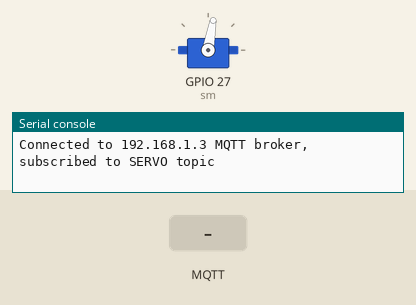
The program below on a simulated ESP32 board running MicroPython. Parts: servo, the last lines printed to the serial console. The test bench sets the inputs (shaded band). WiFi joins after 1.5 s; no MQTT or app messages arrive unless stated; servo angles are drawn from the pulse width (0.5 ms = 0°, 2.5 ms = 180°).

Above: at 2.8 s.
2.9 s: MQTT message "open" arrives on the first subscribed topic
At 4.2 s:
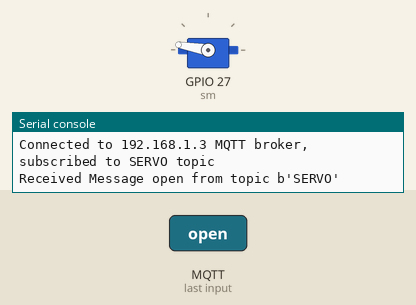
Timing chart, 0 to 9.5 s (numbered marks = the images above; inputs shaded):
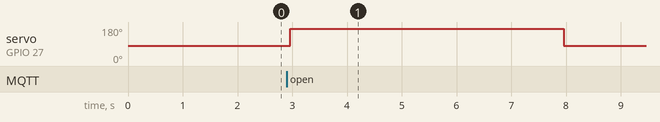

Measured:
- after the input at 2.9 s, servo on GPIO 27 (sm): 80° → 170° after 0.06 s, → 80° 5.0 s later

The program:

main.py
```python
import time
from machine import Pin, PWM
import umqttsimple
from servo_lib import Servo
import machine

# Initialization of servomotor using the servo_lib library
sm = Servo(27)
sm.move(85)

# Decodes the message received from the "SERVO" channel to move the servomotor
def sub_cb(topic, msg):
    msg = msg.decode()
    print('Received Message %s from topic %s' % (msg, topic))
    if msg == 'open':
        sm.move(179)
        time.sleep(5)
        sm.move(85)
    else:
        pass

# Function that listens to the 'SERVO' channel
def connect_and_subscribe():
    global client_id, mqtt_server, topic_sub
    # client = MQTTClient(client_id, mqtt_server, user='#####', password='####3') # Add if user and password were passed to the broker
    client = MQTTClient(client_id, mqtt_server)
    client.set_callback(sub_cb)
    client.connect()
    client.subscribe(topic_sub)
    print('Connected to %s MQTT broker, subscribed to %s topic' % (mqtt_server, topic_sub))
    return client

def restart_and_reconnect():
    print('Failed to connect to MQTT broker. Reconnecting...')
    time.sleep(5)
    machine.reset()

try:
    client = connect_and_subscribe()
except OSError as e:
    restart_and_reconnect()

while True:
    try:
        new_msg = client.check_msg()
        time.sleep(0.1)
    except OSError as e:
        restart_and_reconnect
```

servo_lib.py
```python
from machine import Pin, PWM

class Servo:
    # these defaults work for the standard TowerPro SG90
    __servo_pwm_freq = 50
    __min_u10_duty = 26 - 0  # offset for correction
    __max_u10_duty = 123 - 0  # offset for correction
    min_angle = 0
    max_angle = 180
    current_angle = 0.001


    def __init__(self, pin):
        self.__initialise(pin)


    def update_settings(self, servo_pwm_freq, min_u10_duty, max_u10_duty, min_angle, max_angle, pin):
        self.__servo_pwm_freq = servo_pwm_freq
        self.__min_u10_duty = min_u10_duty
        self.__max_u10_duty = max_u10_duty
        self.min_angle = min_angle
        self.max_angle = max_angle
        self.__initialise(pin)


    def move(self, angle):
        # round to 2 decimal places, so we have a chance of reducing unwanted servo adjustments
        angle = round(angle, 2)
        # do we need to move?
        if angle == self.current_angle:
            return
        self.current_angle = angle
        # calculate the new duty cycle and move the motor
        duty_u10 = self.__angle_to_u10_duty(angle)
        self.__motor.duty(duty_u10)

    def __angle_to_u10_duty(self, angle):
        return int((angle - self.min_angle) * self.__angle_conversion_factor) + self.__min_u10_duty


    def __initialise(self, pin):
        self.current_angle = -0.001
        self.__angle_conversion_factor = (self.__max_u10_duty - self.__min_u10_duty) / (self.max_angle - self.min_angle)
        self.__motor = PWM(Pin(pin))
        self.__motor.freq(self.__servo_pwm_freq)
```

boot.py
```python
import time
from umqttsimple import  MQTTClient
import ubinascii
import machine
import micropython
import network
import esp
esp.osdebug(None)
import gc

gc.collect()

# Channel to listen for signals
topic_sub = 'SERVO'

# Connection to router
ssid = 'ssid'
password = 'password'
mqtt_server = '192.168.1.3' # IP of broker or Raspberry

# Connect to broker
client_id = ubinascii.hexlify(machine.unique_id())

station = network.WLAN(network.STA_IF)
station.active(True)
station.connect(ssid, password)

while station.isconnected() == False:
    pass

print('Connection successful')
print(station.ifconfig())
```
